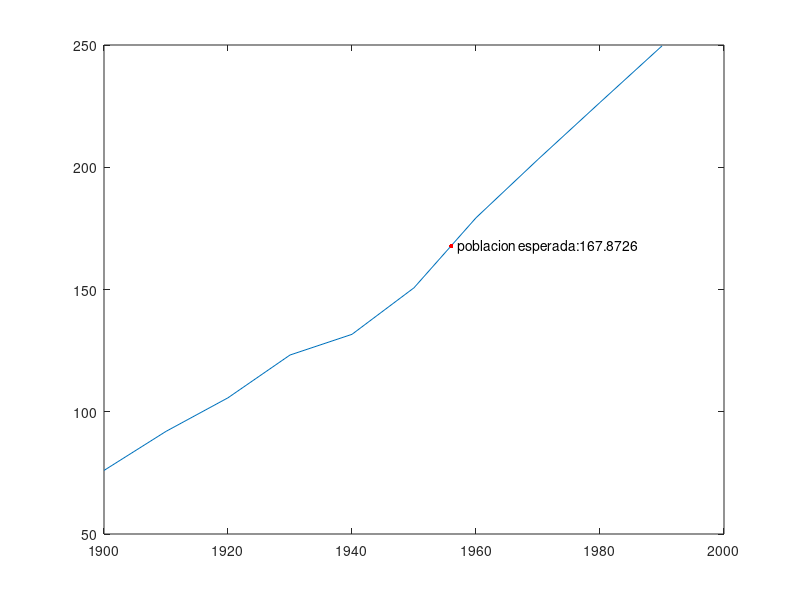

This chart was generated by the following MATLAB code:
function ej59estudio

M = load('censo.dat');
close all

plot(M(:,1), M(:,2))

p1956 = interp1(M(:,1), M(:,2), 1956);

hold on

plot(1956,p1956,'.r', 'MarkerSize',10)
text(1957,p1956, ['poblacion esperada:', num2str(p1956)])

shg
